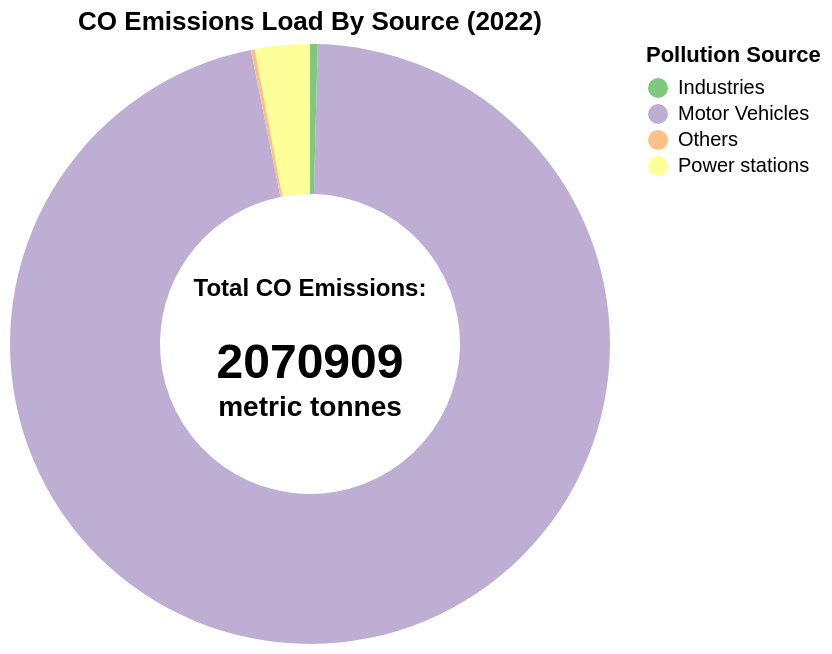

The specification (Vega-Lite) saved for this image:
### Vega-Lite specification from a JSON file in a GitHub repository (floating-point values rounded to 4 significant figures)
{"$schema": "https://vega.github.io/schema/vega-lite/v6.json", "title": "CO Emissions Load By Source (2022)", "width": 300, "height": 300, "background": null, "layer": [{"data": {"values": [{"source": "Motor Vehicles", "tonnage": "1997005"}, {"source": "Industries", "tonnage": "8547"}, {"source": "Power stations", "tonnage": "61153"}, {"source": "Others", "tonnage": "4204"}]}, "mark": {"type": "arc", "innerRadius": 75}, "encoding": {"theta": {"field": "tonnage", "type": "quantitative"}, "color": {"field": "source", "type": "nominal", "title": "Pollution Source", "scale": {"scheme": "accent"}}, "tooltip": [{"field": "tonnage", "title": "Tonnage", "type": "quantitative"}, {"field": "source", "title": "Source", "type": "nominal"}]}}, {"data": {"values": [{}]}, "mark": {"type": "text", "align": "center", "baseline": "middle", "fontSize": 12, "fontWeight": "bold", "dy": -28}, "encoding": {"text": {"value": "Total CO Emissions:"}}}, {"data": {"values": [{}]}, "mark": {"type": "text", "align": "center", "baseline": "middle", "fontSize": 24, "fontWeight": "bold", "dy": 10}, "encoding": {"text": {"value": "2070909 "}}}, {"data": {"values": [{}]}, "mark": {"type": "text", "align": "center", "baseline": "middle", "fontSize": 14, "fontWeight": "bold", "dy": 32}, "encoding": {"text": {"value": "metric tonnes"}}}], "config": {"style": {"cell": {"stroke": "transparent"}}}}
